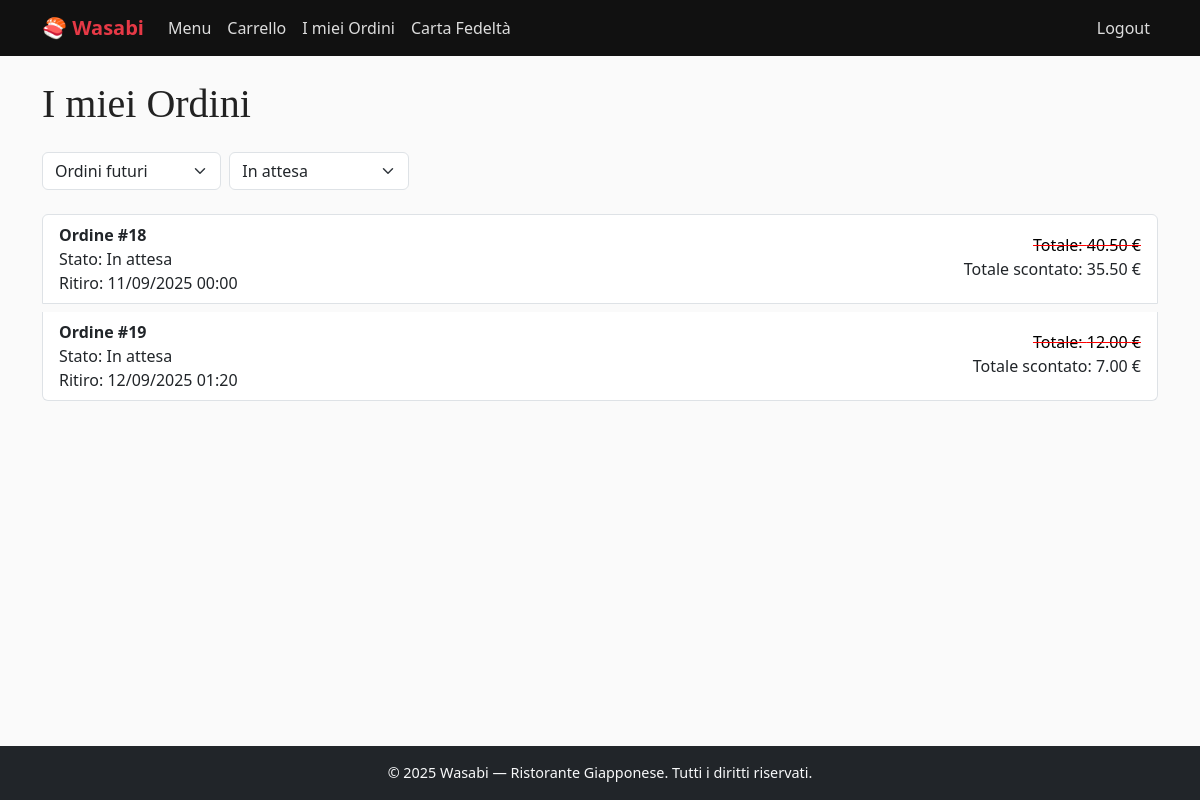
Before: /takeaway/ordini/ (signed in) with the older database file.
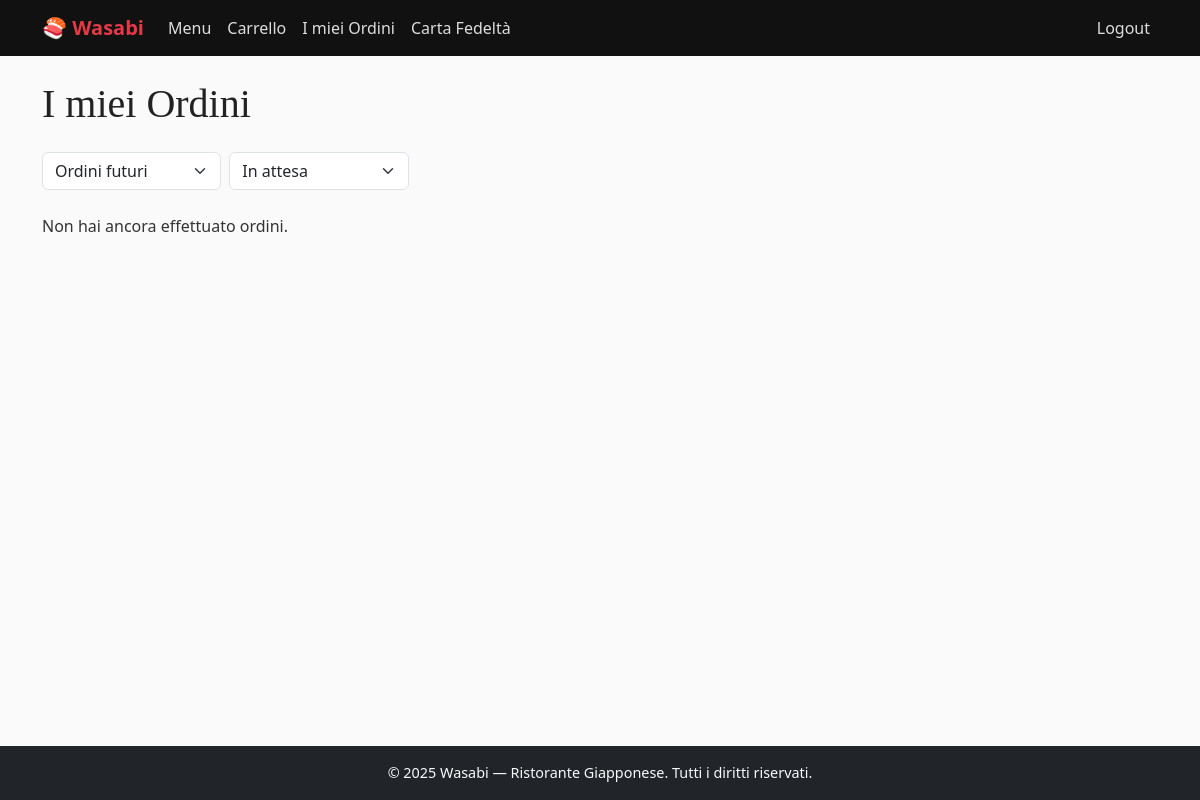
After: the same page with the newer database file.
### takeaway/models.py (models this page shows, shortened)
class Ordine(models.Model):
    STATUS_CHOICES = [
        ('pending', 'In attesa'),
        ('completed', 'Completato'),
        ('cancelled', 'Cancellato'),
    ]
    cliente = models.ForeignKey(User, on_delete=models.CASCADE)
    orario_ritiro = models.DateTimeField()
    stato = models.CharField(max_length=20, choices=STATUS_CHOICES, default='pending')
    creato_il = models.DateTimeField(auto_now_add=True)
    sconto = models.DecimalField(max_digits=6, decimal_places=2, default=0)
    def totale(self):
        return sum(piatto.subtotale() for piatto in self.piatti.all())
    def totale_scontato(self):
        return sum(piatto.subtotale() for piatto in self.piatti.all()) - self.sconto

class PiattoOrdine(models.Model):
    ordine = models.ForeignKey(Ordine, related_name="piatti", on_delete=models.CASCADE)
    piatto = models.ForeignKey(Piatto, on_delete=models.CASCADE)
    quantita = models.PositiveIntegerField(default=1)
    prezzo_unitario = models.DecimalField(max_digits=6, decimal_places=2) # Anche se cambia il prezzo del piatto, nell'ordine rimane uguale
    def subtotale(self):
        return self.prezzo_unitario * self.quantita

### takeaway/views.py (the view)
# urls.py: path('ordini/', OrdiniListView.as_view(), name='ordini'),
class OrdiniListView(GroupRequiredMixin, ListView):
    group_required = ["Clienti", "Dipendenti"]
    model = Ordine
    template_name = 'takeaway/ordine/ordine_list.html'
    context_object_name = 'ordini'
    def get_queryset(self):
        data = self.request.GET.get('data', 'futuri')
        stato = self.request.GET.get('stato', 'pending')
        print(data, stato)
        if self.request.user.groups.filter(name="Clienti").exists():
            queryset = Ordine.objects.filter(cliente=self.request.user)
        elif self.request.user.groups.filter(name="Dipendenti").exists():
            queryset = Ordine.objects.filter().order_by('orario_ritiro')
        else:
            raise PermissionDenied("Non hai accesso a questi ordini.")
        if data == 'futuri':
            queryset = queryset.filter(orario_ritiro__gt=timezone.now())
        elif data == 'passati':
            queryset = queryset.filter(orario_ritiro__lt=timezone.now())
        else:
            queryset = queryset.filter()
        if stato != 'tutti':
            queryset = queryset.filter(stato=stato)
        return queryset.order_by('orario_ritiro')
    def get_context_data(self, **kwargs):
        context = super().get_context_data(**kwargs)
        context['portata_selezionata'] = self.request.GET.get('data', 'futuri')
        context['stato_selezionato'] = self.request.GET.get('stato', 'pending')
        return context

### takeaway/templates/takeaway/ordine/ordine_list.html (shortened to what this page needs)
{% extends "base.html" %}
{% load static %}
{% block content %}
    {% if "Clienti" in user.groups.all.0.name %}
        <h1 class="mb-4">I miei Ordini</h1>
    {% else %}
        <h1 class="mb-4">Elenco Ordini</h1>
    {% endif %}
    <form method="get" id="filterForm" class="row g-2 mb-4 align-items-center">
        <div class="col-md-2">
            <select name="data" class="form-select" onchange="document.getElementById('filterForm').submit()">
                <option value="futuri" {% if portata_selezionata == "futuri" %}selected{% endif %}>Ordini futuri</option>
            </select>
        </div>
        <div class="col-md-2">
            <select name="stato" class="form-select" onchange="document.getElementById('filterForm').submit()">
                <option value="pending" {% if stato_selezionato == "pending" %}selected{% endif %}>In attesa</option>
            </select>
        </div>
    </form>
    {% if ordini %}
        <div class="list-group">
            {% for ordine in ordini %}
            <div class="list-group-item mb-2 d-flex justify-content-between align-items-center">
                <a href="{% url 'takeaway:ordine' ordine.id %}" class="text-decoration-none text-dark flex-grow-1">
                    <strong>Ordine #{{ ordine.id }}</strong><br>
                    Stato: {{ ordine.get_stato_display }}<br>
                    Ritiro: {{ ordine.orario_ritiro|date:"d/m/Y H:i" }}
                </a>
                <div class="d-flex flex-column align-items-end ms-3">
                    {% if ordine.sconto > 0 %}
                        <div style="color: black; text-decoration: line-through; text-decoration-color: red;"">
                            Totale: {{ ordine.totale|floatformat:2 }} &euro;
                        </div>
                        <div>
                            Totale scontato: {{ ordine.totale_scontato|floatformat:2 }} &euro;
                        </div>
                    {% else %}
                        <div>
                            Totale: {{ ordine.totale|floatformat:2 }} &euro;
                        </div>
                    {% endif %}
                </div>
            </div>
            {% endfor %}
        </div>
    {% else %}
        {% if "Clienti" in user.groups.all.0.name %}
            <p>Non hai ancora effettuato ordini.</p>
        {% else %}
            <p>Non ci sono ancora ordini.</p>
        {% endif %}
    {% endif %}
{% endblock %}

Changed rows visible on the page:
removed Ordine: id "18", stato "In attesa", orario_ritiro "11/09/2025 00:00", totale "40.50", totale_scontato "35.50"
removed Ordine: id "19", stato "In attesa", orario_ritiro "12/09/2025 01:20", totale "12.00", totale_scontato "7.00"
Other visible differences:
text now shown: "Non hai ancora effettuato ordini."
